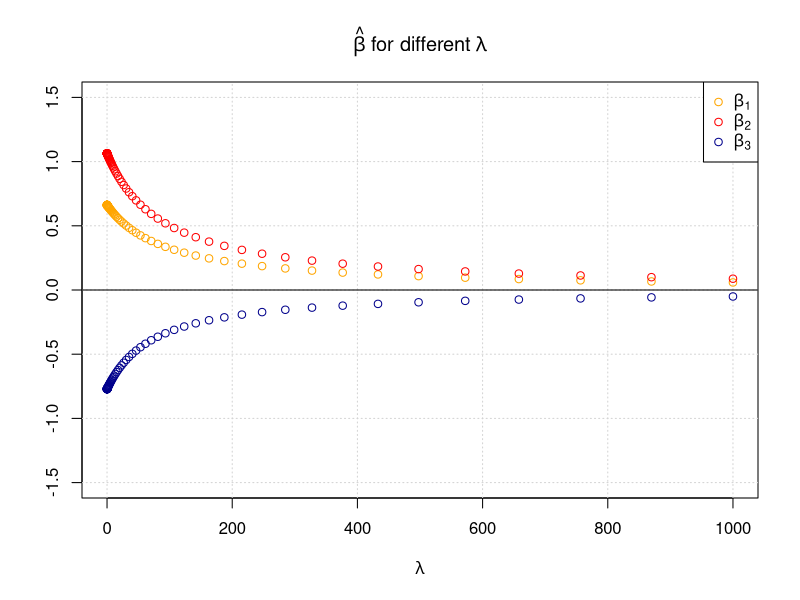
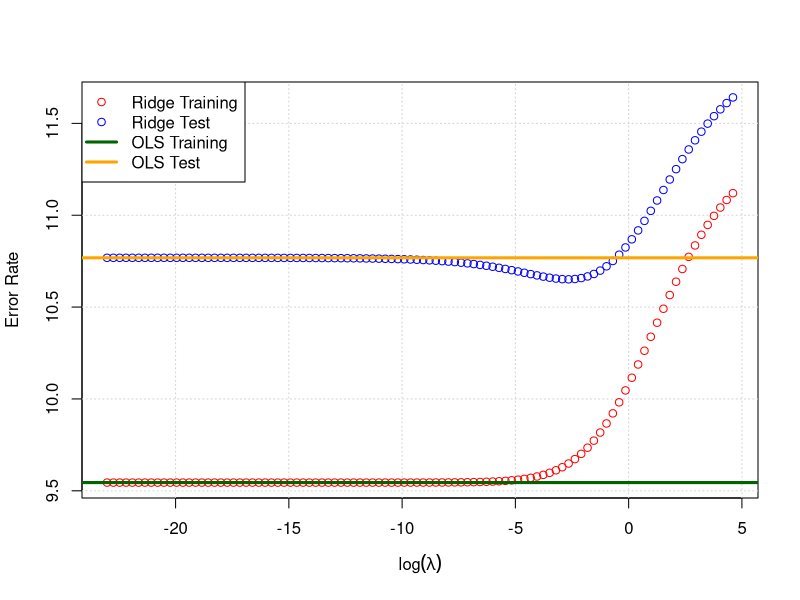
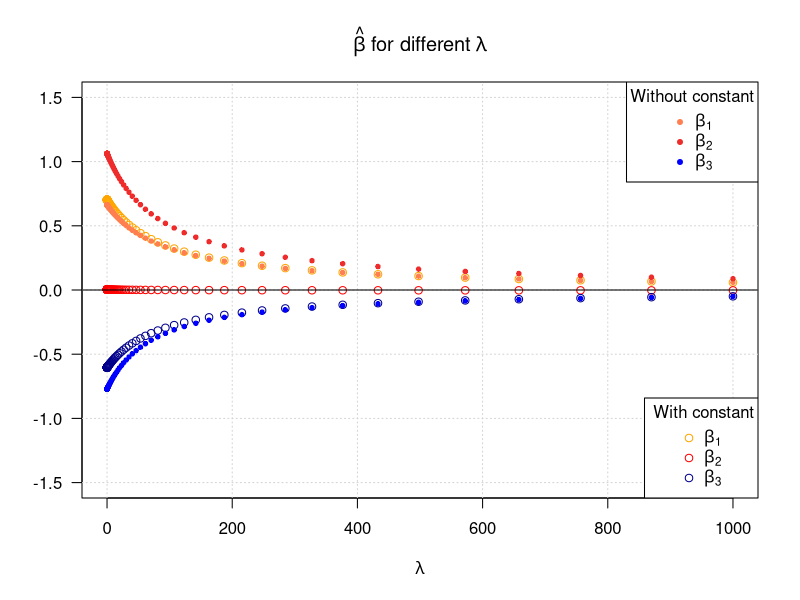
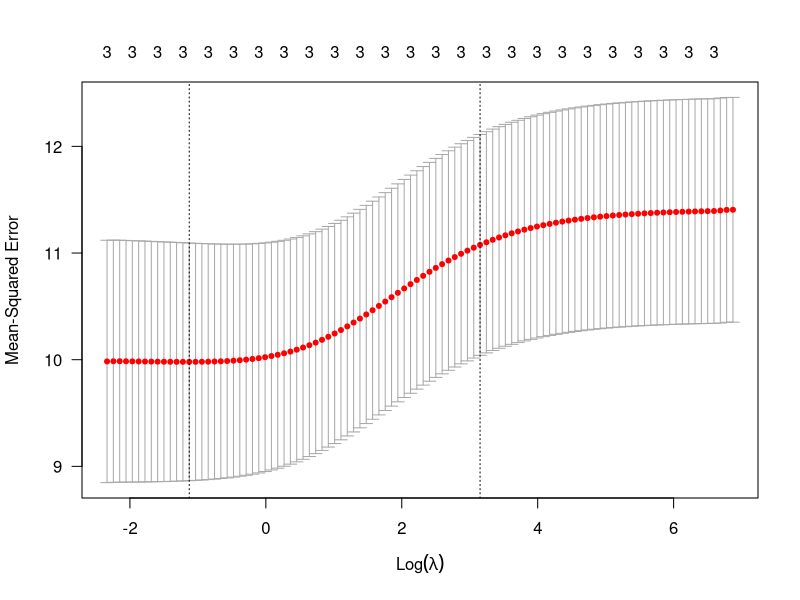
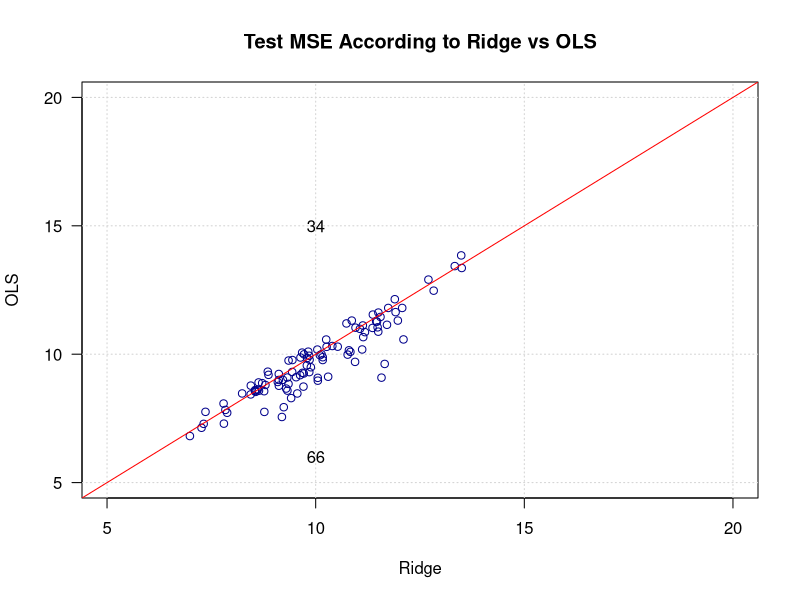
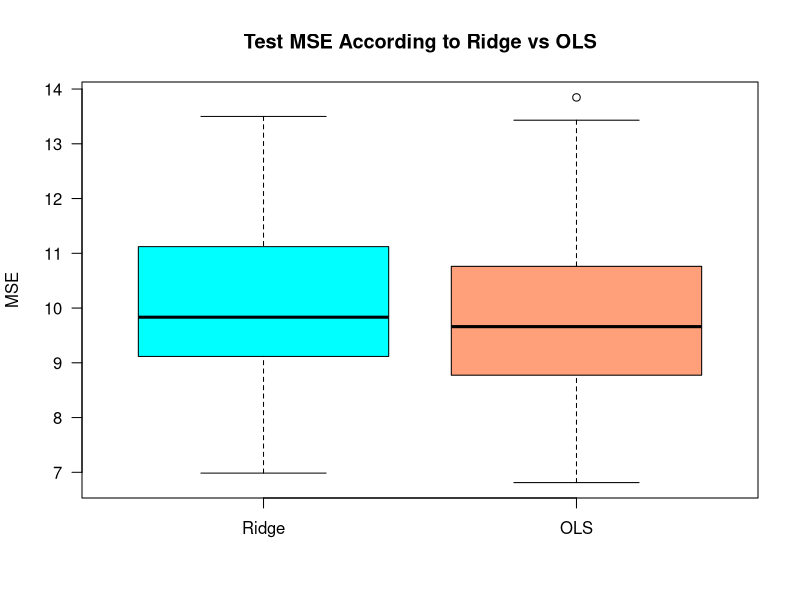
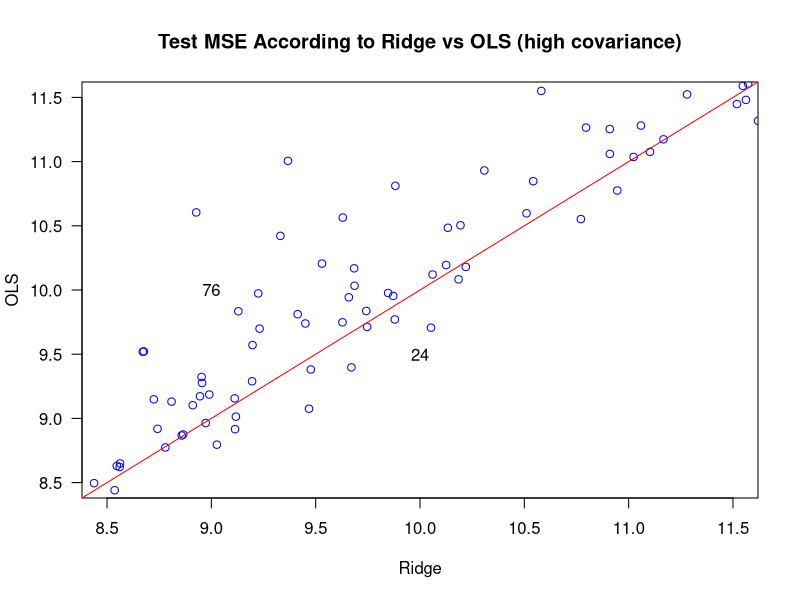
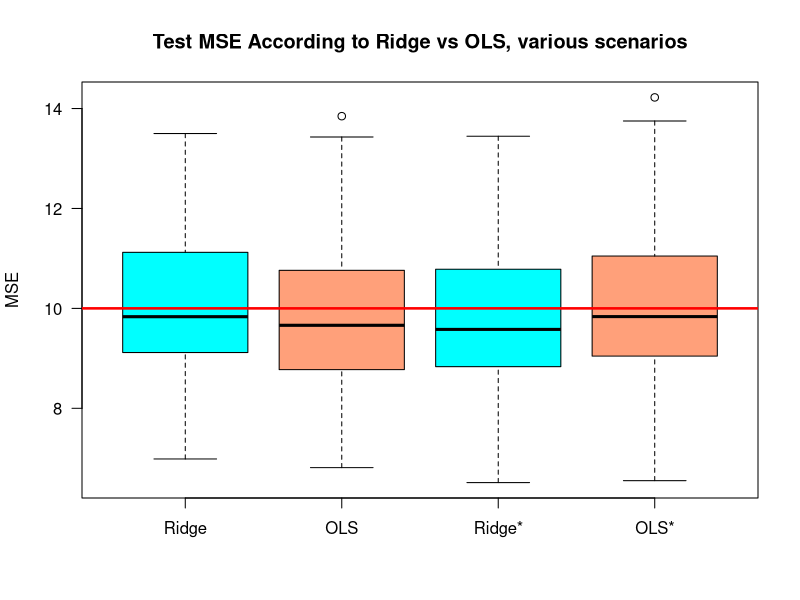

Write the R code that produced these figures, in order.

rm(list = ls())
library(MASS)

# Parameters
set.seed(777)
n <- 100
beta.true <- c(0.5, 0.5, -0.5)
sigma <- matrix(c(2,0.1,0.1,
                  0.1,3,0.1,
                  0.1,0.1,4) ,
                nrow= 3, ncol= 3, byrow=TRUE)
mu <- rep(0,3)

# Data generator

data.generator <- function(n, sigma, mu, beta){
  x <- mvrnorm(n, mu, sigma)
  e <- rnorm(n, 0, sqrt(10))
  y <- x %*% beta + e
  x.1 <- x[,1] / sd(x[,1])
  x.2 <- x[,2]/ sd(x[,2])
  x.3 <- x[,3]/ sd(x[,3])
  x.sd <- cbind(x.1, x.2, x.3)
  data <- data.frame ("y" = y, "x.sd" = x.sd, "x" = x)
  return(data)
}

# Training data for the excerise

data <- data.generator(n, sigma, mu, beta.true)
# Storing the centered and uncentered covariates in a matrix for later convenience 

x.sd <- cbind(data$x.sd.x.1, data$x.sd.x.2, data$x.sd.x.3)
x <- cbind(data$x.1, data$x.2, data$x.3)

# a)

# Ridge-regression function

ridge <- function(x,y,lambda, p = 3){
  beta.ridge <- solve(t(x) %*% x + 
  diag(lambda, nrow = p, ncol = p)) %*% t(x) %*% y
  return(beta.ridge)
}

# b) 

# Grid for the lambdas 

grid <- 10^ seq (3, -3, length = 100)

# Storage matrix for the regression outputs 

beta.ridge <- matrix(NA, nrow = 3, ncol= length(grid))

# Ridge regression over the grid

for (i in 1:length(grid)){
  lam <- grid[i]
  beta.ridge[,i] <- ridge(x.sd, data$y, lam)
}

# Plot


ylimits = c(-1.5, 1.5)
plot(x=grid, y=beta.ridge[1,], col = "red", ylim = ylimits, 
     xlab = expression(lambda), ylab = "", 
     main = expression(hat(beta) ~ "for different" ~ lambda), type = "n")
grid()
points(x=grid, y=beta.ridge[1,], col = "orange", lwd = 1)
points(x=grid, y=beta.ridge[2,], col = "red", lwd = 1)
points(x=grid, y=beta.ridge[3,], col = "darkblue", lwd = 1)
abline(h = 0, col = "black")
legend("topright", c(expression(beta[1]), expression(beta[2]), expression(beta[3])), 
       col = c("orange", "red", "darkblue"), pch = 1)

# c)

set.seed(123)

# Creating a new grid for the values of lambda

grid <- 10^ seq (2, -10, length = 100)

# Generating test data

test.data <- data.generator(n, sigma, mu, beta.true)

# Uncentered test data
x.t <- cbind(test.data$x.1, test.data$x.2, test.data$x.3)

# Centered test data

x.sd.t <- cbind(test.data$x.sd.x.1, test.data$x.sd.x.2, test.data$x.sd.x.3)

# Containers for the train- and test errors of the ridge regression 

train.error <- c()
test.error <- c()

for (i in 1:length(grid)){
  y.hat <- x.sd %*% beta.ridge[,i]
  train.error[i] <- mean((data$y - y.hat)^2)
  y.hat.t <- x.sd.t %*% beta.ridge[,i]
  test.error[i] <- mean((test.data$y - y.hat.t)^2)
}

# Train - and test errors for the OLS function

lm.obj <- lm(data$y ~ x.sd.x.1 + x.sd.x.2 + x.sd.x.3 -1, data = data)
lm.obj.test <- x.sd.t %*% lm.obj$coefficients
#lm.obj.test <- predict(lm.obj, newdata= data.frame(x.sd.t))

ols.train.error <- mean((lm.obj$fitted.values - data$y)^2)
ols.test.error <- mean((lm.obj.test - test.data$y)^2)



# Plot

plot(x = log(grid), y = train.error, col = "red", 
     ylim = c(min(train.error, test.error), max(train.error, test.error)), 
     type = "n", 
     xlab = expression(log(lambda)), ylab = "Error Rate")
grid()
points(x = log(grid),  y = test.error, col = "blue")
points(x = log(grid),  y = train.error, col = "red")
abline(h = ols.train.error, col = "darkgreen", lwd = 3)
abline(h = ols.test.error, col = "orange", lwd = 3)
legend("topleft", legend = c("Ridge Training", "Ridge Test", "OLS Training", 
                             "OLS Test"), pch = c(1,1, NA, NA), 
       lty = c(NA, NA, 1, 1), lwd = c(NA, NA, 3, 3),
       col = c("red", "blue", "darkgreen", "orange"), 
       cex = 1)


#d)

x.sd2 <- x.sd
x.sd2[,2] <- rep(-10, n)

grid <- 10^ seq (3, -3, length = 100)

# Storage matrix for the regression outputs 

beta.ridge.d <- matrix(NA, nrow = 3, ncol= length(grid))

# Ridge regression over the grid

for (i in 1:length(grid)){
  lam <- grid[i]
  beta.ridge.d[,i] <- ridge(x.sd2, data$y, lam)
}

# OLS regression


lm.obj <- lm(data$y ~ x.sd2 -1)

par(las = 1)
ylimits = c(-1.5, 1.5)
plot(x=grid, y=beta.ridge.d[1,], col = "red", ylim = ylimits, 
     xlab = expression(lambda), ylab = "", 
     main = expression(hat(beta) ~ "for different" ~ lambda), type = "n")
grid()
points(x=grid, y=beta.ridge.d[1,], col = "orange", lwd = 1)
points(x=grid, y=beta.ridge.d[2,], col = "red", lwd = 1)
points(x=grid, y=beta.ridge.d[3,], col = "darkblue", lwd = 1)
points(x=grid, y=beta.ridge[1,], col = "coral", lwd = 0.5, pch = 20)
points(x=grid, y=beta.ridge[2,], col = "firebrick2", lwd = 0.5, pch = 20)
points(x=grid, y=beta.ridge[3,], col = "blue", lwd = 0.5, pch= 20)
abline(h = 0, col = "black")
legend("bottomright", c(expression(beta[1]), expression(beta[2]), expression(beta[3])), 
       col = c("orange", "red", "darkblue"), pch = 1, title =" With constant")
legend("topright", c(expression(beta[1]), expression(beta[2]), expression(beta[3])), 
       col = c("coral", "firebrick2", "blue"), pch = 20, title = "Without constant")


# e)

library(glmnet)

x.sd <- cbind(data$x.sd.x.1, data$x.sd.x.2, data$x.sd.x.3)

ridge.mod <- glmnet(x.sd, data$y, alpha = 0, lambda = grid, tresh = 1e-12, intercept = FALSE)

set.seed(1)

cv.ridge <- cv.glmnet(x.sd, data$y, alpha = 0, intercept = FALSE)
plot(cv.ridge)

lam.star <- cv.ridge$lambda.min
lam.star


# Excerise 2

# a)

set.seed(527)

rep <- 100


MSE <- matrix(NA,rep,2)
colnames(MSE) <- c("Ridge", "OLS")

for (i in 1:rep){
  
  # Data generating process 
  train.data <- data.generator(n, sigma, mu, beta.true)
  test.data <- data.generator(n,sigma, mu, beta.true)
  
  # Storing the x variables into matrixes for convinience 
  
  # Train covariates
  x <- cbind(train.data$x.1, train.data$x.2, train.data$x.3)
  x.sd <- cbind(train.data$x.sd.x.1, train.data$x.sd.x.2, train.data$x.sd.x.3)
  
  #Test covariates
  
  x.t <- cbind(test.data$x.1, test.data$x.2, test.data$x.3)
  x.sd.t <- cbind(test.data$x.sd.x.1, test.data$x.sd.x.2, test.data$x.sd.x.3)
  
  # Ridge regession and prediction of the optimal lambda 
  
  ridge.mod <- glmnet(x.sd, train.data$y, alpha = 0,
                      lambda = grid, tresh = 1e-12, intercept = FALSE)
  
  cv.ridge <- cv.glmnet(x.sd, train.data$y, alpha = 0, intercept = FALSE)
  
  lam.star <- cv.ridge$lambda.min
  
  ridge.test <- predict(ridge.mod, s= lam.star, newx = x.sd.t)
  
  # Ridge MSE
  
  MSE[i,1] <- mean(( ridge.test - test.data$y)^2)
  
  # OLS fit 
  
  lm.obj <- lm(data$y ~ x.sd.x.1 + x.sd.x.2 + x.sd.x.3 -1, data = data)
  
  lm.obj.test <- x.sd.t %*% lm.obj$coefficients
  
  #OLS MSE
  
  MSE[i,2] <- mean( (lm.obj.test - test.data$y)^2)
}

# Plot OLS MSE vs. Ridge MSE

# Percentage of values above the 45 degree line

above <- mean(MSE[,1]<=MSE[,2])*100


plot(MSE[,1],MSE[,2], xlim = c(5,20), ylim = c(5,20),
     main = "Test MSE According to Ridge vs OLS",
     xlab = "Ridge", ylab = "OLS", type = "n")
grid()
points(MSE[,1],MSE[,2], col = "darkblue")
abline(a = 0, b = 1, col = "red")
text(10, 15, above)
text(10, 6, 100-above)



# Boxplot

boxplot(MSE, ylab = "MSE", col = c("cyan1", "lightsalmon"),  main = "Test MSE According to Ridge vs OLS")


#b )

##### change to a highly correlated covmatrix

set.seed(527)
n <- 100

# n <- 1000 #given a bigger n, with highly correlated vcov
# ridge performs well better 

beta.true <- c(0.5, 0.5, -0.5)

# a,b,c is the diagonal 

covmatrix <- function(a,b,c,d){
  matrix(c(a,sqrt(a*b)-d,sqrt(a*c)-3*d,
           sqrt(a*b)-d,b,sqrt(b*c)-d,
           sqrt(a*c)-3*d,sqrt(b*c)-d,c),
         nrow= 3, ncol= 3, byrow=TRUE)
}

sigma2 <- covmatrix(2,3,4,0.01)
sigma2 <- covmatrix(11,15,11,0.01)#works

mu <- rep(0,3)
rep <- 100
grid <- 10^ seq (5, -2, length = 100)

MSE2 <- matrix(NA,rep,2)
colnames(MSE2) <- c("Ridge*", "OLS*")

for (i in 1:rep){
  train.data <- data.generator(n, sigma2, mu, beta.true)
  test.data <- data.generator(n,sigma2, mu, beta.true)
  
  x <- cbind(train.data$x.1, train.data$x.2, train.data$x.3)
  x.sd <- cbind(train.data$x.sd.x.1, train.data$x.sd.x.2, train.data$x.sd.x.3)
  
  x.t <- cbind(test.data$x.1, test.data$x.2, test.data$x.3)
  x.sd.t <- cbind(test.data$x.sd.x.1, test.data$x.sd.x.2, test.data$x.sd.x.3)
  
  ridge.mod <- glmnet(x.sd, train.data$y, alpha = 0,
                      lambda = grid, tresh = 1e-12,intercept = F
  )
  cv.ridge <- cv.glmnet(x.sd, train.data$y, alpha = 0,intercept = F)
  
  lam.star <- cv.ridge$lambda.min
  
  ridge.test <- predict(ridge.mod, s= lam.star, newx = x.sd.t)
  
  lm.obj <- lm(train.data$y ~ train.data$x.sd.x.1 + train.data$x.sd.x.2 +
                 train.data$x.sd.x.3 -1)
  
  lm.obj.test <- x.sd.t %*% lm.obj$coefficients
  
  MSE2[i,1] <- mean(( ridge.test - test.data$y)^2)
  MSE2[i,2] <- mean( (lm.obj.test - test.data$y)^2)
}

# Plot OLS MSE vs. Ridge MSE


above2 <- mean(MSE2[,1]<=MSE2[,2])*100

plot(MSE2[,1],MSE2[,2], col="blue",xlim = c(8.5,11.5),ylim = c(8.5,11.5),
     xlab = "Ridge",ylab = "OLS", main = "Test MSE According to Ridge vs OLS (high covariance)")
lines(c(0:20),c(0:20), col = "red")
text(9, 10, above2)
text(10, 9.5, 100-above2)


#plot(1:100,MSE[,1]-MSE[,2])
#points(1:100,MSE2[,1]-MSE2[,2],col="red")
#lines(1:100,rep(0,100),col="blue")

# Boxplot

boxplot(cbind(MSE,MSE2),  ylab = "MSE", col = c("cyan1", "lightsalmon"), main = "Test MSE According to Ridge vs OLS, various scenarios" )
lines(0:7,rep(10,8),col="red", lwd= 2.5)


#######################################################
# now assume we have some noise variables
set.seed(527)
n <- 100
beta.true <- c(0.5, 0.5, -0.5)
mu <- rep(0,3)
rep <- 100
grid <- 10^ seq (5, -2, length = 100)

MSE3 <- matrix(NA,rep,2)

colnames(MSE3) <- c("Ridge?", "OLS?")

sigma <- matrix(c(2,0.1,0.1,0.1,3,0.1,0.1,0.1,4) ,
                nrow= 3, ncol= 3, byrow=TRUE)

for (i in 1:rep){
  
  train.data <- data.generator(n, sigma, mu, beta.true)
  test.data <- data.generator(n,sigma, mu, beta.true)
  
  # Noise variables are already centered 
  x4 <- rnorm(n,2,1)
  x5 <- runif(n,1-sqrt(3),1+sqrt(3))
  x6 <- runif(n,2-sqrt(3),2+sqrt(3))
  x7 <- rnorm(n,4,1)
  x8 <- runif(n,-1-sqrt(3),-1+sqrt(3))
  x9 <- rnorm(n,-2,1)
  x10 <- runif(n,-sqrt(3),sqrt(3))
  x4t <- rnorm(n,2,1)
  x5t <- runif(n,1-sqrt(3),1+sqrt(3))
  x6t <- runif(n,2-sqrt(3),2+sqrt(3))
  x7t <- rnorm(n,4,1)
  x8t <- runif(n,-1-sqrt(3),-1+sqrt(3))
  x9t <- rnorm(n,-2,1)
  x10t <- runif(n,-sqrt(3),sqrt(3))
  
  
  x.sd <- cbind(train.data$x.sd.x.1, train.data$x.sd.x.2,
                train.data$x.sd.x.3,x4,x5,x6,x7,x8,x9,x10)
  x.sd.t <- cbind(test.data$x.sd.x.1, test.data$x.sd.x.2, 
                  test.data$x.sd.x.3,x4t,x5t,x6t,x7t,x8t,x9t,x10t)
  
  
  ridge.mod <- glmnet(x.sd, train.data$y, alpha = 0,
                      lambda = grid, tresh = 1e-12,intercept = F)
  
  cv.ridge <- cv.glmnet(x.sd, train.data$y, alpha = 0,intercept = F)
  
  lam.star <- cv.ridge$lambda.min
  
  ridge.test <- predict(ridge.mod, s= lam.star, newx = x.sd.t)
  
  lm.obj <- lm(train.data$y ~ train.data$x.sd.x.1 + train.data$x.sd.x.2 +
                 train.data$x.sd.x.3+x4+x5+x6+x7+x8+x9+x10 -1)
  lm.obj.test <- x.sd.t %*% lm.obj$coefficients
  
  MSE3[i,1] <- mean(( ridge.test - test.data$y)^2)
  MSE3[i,2] <- mean( (lm.obj.test - test.data$y)^2)
}

# Plot OLS MSE vs. Ridge MSE

above3 <- mean(MSE3[,1]<=MSE3[,2])*100

plot(MSE3[,1],MSE3[,2],col="blue",
     xlab = "Ridge",ylab = "OLS",xlim = c(7,15),
     ylim = c(7,15), main = "Test MSE According to Ridge vs OLS (noise variables)")
lines(c(0:20),c(0:20), col = "red")
text(10,12, above2)
text(10,8, 100-above2)



#plot(1:100,MSE[,1]-MSE[,2])
#points(1:100,MSE3[,1]-MSE3[,2],col="red")
#lines(1:100,rep(0,100),col="blue")

# Boxplot
boxplot(cbind(MSE,MSE2,MSE3), ylab = "MSE", col = c("cyan1", "lightsalmon"), main = "Test MSE According to Ridge vs OLS, various scenarios" )
lines(0:7,rep(10,8),col="red", lwd= 2.5)


plot(MSE[,1],MSE[,2],col="darkblue",
     xlab = "Ridge",ylab = "OLS",xlim = c(7,15),
     ylim = c(7,15), main = "Test MSE According to Ridge vs OLS, various scenarios", pch= 16)
grid()
points(MSE2[,1],MSE2[,2],col="orange", pch = 15)
points(MSE3[,1],MSE3[,2],col="red", pch = 17)
lines(c(0:20),c(0:20), col = "black")
legend("bottomright", c("Basline", "High covariance", "Noise variables"),
       col = c("darkblue", "orange", "red"), pch = c(16,15,17))




# Reduce n to below p

n_low <- 2
set.seed(55) # same as above 

data_n_low <- data.generator(n = n_low, sigma, mu, beta = beta.true)
x.sd_n_low <- cbind(data_n_low$x.sd.x.1, data_n_low$x.sd.x.2, data_n_low$x.sd.x.3)
x_n_low <- cbind(data_n_low$x.1, data_n_low$x.2, data_n_low$x.3)

# OLS fails: 

try(beta.OLS_n_low <- solve(t(x_n_low) %% x_n_low) %% t(x_n_low) %*% y)

# Ridge works: 

beta.ridge_n_low <- matrix(NA, ncol = length(grid), nrow = 3)

for (i in 1:length(grid)){
  lam <- grid[i]
  beta.ridge_n_low[,i] <- ridge(x.sd_n_low, data_n_low$y, lam)
}

head(t(beta.ridge_n_low))



